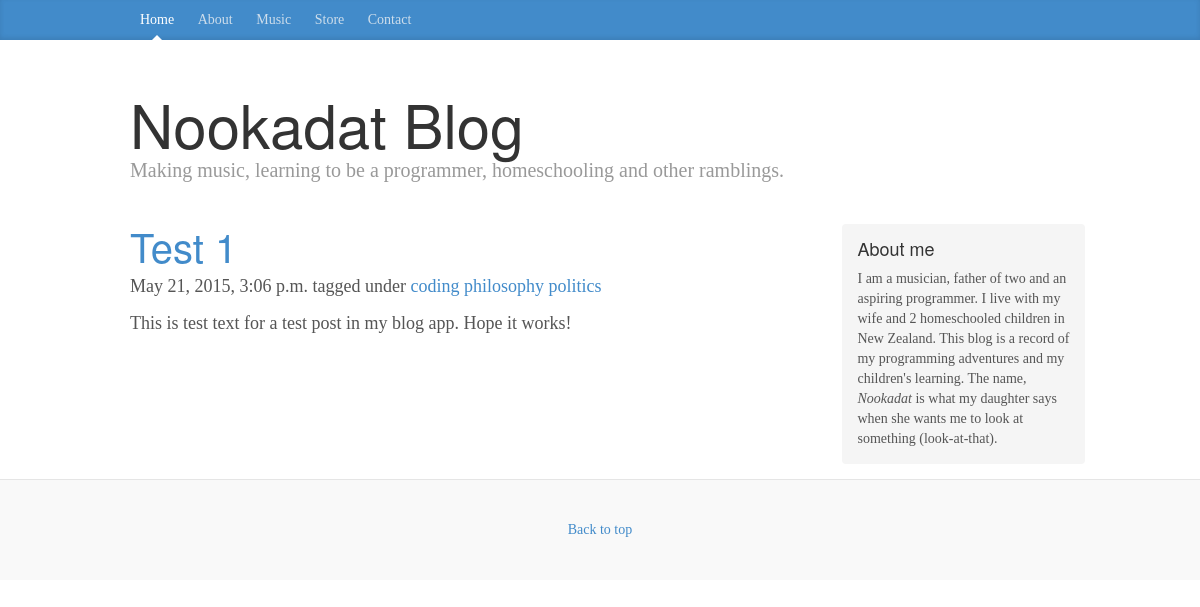
The app's page /post/test-1 with its own data.
### blog/models.py (models this page shows, shortened)
class Post(models.Model):
    title = models.CharField(max_length=255)
    body = MarkdownField()
    body_html = models.TextField(editable=False, blank=True, null=True)
    slug = models.SlugField(max_length=200, unique=True)
    publish = models.BooleanField(default=True)
    created = models.DateTimeField(auto_now_add=True)
    modified = models.DateTimeField(auto_now=True)
    objects = PostQuerySet.as_manager()
    tags = models.ManyToManyField(Tag)
    class Meta:
        verbose_name = "Blog Post"
        verbose_name_plural = "Blog Posts"
        ordering = ["-created"]

class Tag(models.Model):
    slug = models.SlugField(max_length=200, unique=True)
    def __unicode__(self):
        return self.slug

### blog/views.py (the view)
# urls.py: url(r'^post/(?P<slug>\S+)$', views.BlogDetail.as_view(),
class BlogDetail(generic.DetailView):
    model = models.Post
    template_name = "post.html"

### templates/post.html
{% extends "base.html" %}
{% load django_markdown %}
{% block blog_posts %}
<div class="post">
  <h2><a href="{% url "post_detail" slug=object.slug %}">{{ object.title }}
  </a></h2>
  <p class="post-meta">
    {{ object.created }} tagged under {% for tag in object.tags.all %}
    <a class="post-category post-category-js" href="{% url "tag_index" slug=tag.slug %}">
      {{ tag }}
    </a>
    {% endfor %}
  </p>
  {{ object.body_html|safe }}
</div>
{% endblock %}

### static/css/blog.css (style rules this page uses)
body { font-family: Georgia, "Times New Roman", Times, serif; color: #555; }
h1, .h1, h2, .h2, h3, .h3, h4, .h4, h5, .h5, h6, .h6 { margin-top: 0; font-family: "Helvetica Neue", Helvetica, Arial, sans-serif; font-weight: normal; color: #333; }
.post { margin-bottom: 60px; }
div.post h2:first-child { margin-bottom: 5px; font-size: 40px; }

### records on screen
Post: title "Test 1", created "May 21, 2015, 3:06 p.m.", body_html "This is test text for a test post in my blog app. Hope it works!"
Tag: slug "coding"
Tag: slug "philosophy"
Tag: slug "politics"
